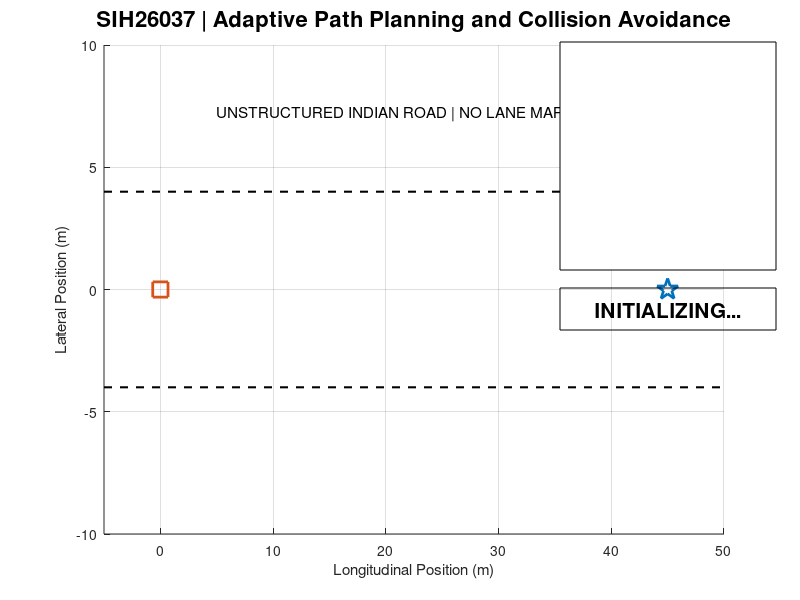

Write the MATLAB code that produced this figure. (Note: this script raises an error after producing the figure.)
%% ================================================================
%  SIH26037 - ADAPTIVE PATH PLANNING & COLLISION AVOIDANCE
%  FINAL SIH DEMONSTRATION
%
%  Scenario:
%  Sudden Cattle Crossing on an Unstructured Indian Road
%
%  Pipeline:
%  Sensor Simulation
%       -> Sensor Fusion
%       -> Prediction
%       -> TTC / Risk
%       -> Decision
%       -> Adaptive Path Planning
%       -> Vehicle Control
%       -> Vehicle Motion
%
%  This is a MATLAB software-in-the-loop prototype.
% ================================================================

clear;
clc;
close all;

%% ===================== SCENARIO SETTINGS =========================

simulationTime = 18;
dt = 0.05;
time = 0:dt:simulationTime;

% Road
roadWidth = 8;
goalX = 45;
goalY = 0;

% Ego vehicle
egoX = 0;
egoY = 0;
egoYaw = 0;
egoSpeed = 3.5;

vehicleLength = 3.8;
vehicleWidth = 1.8;

% Safety
safetyDistance = 2.5;
safetyMargin = 1.0;
minimumSafeDistance = safetyDistance + safetyMargin;

% Sensor ranges
cameraRange = 25;
lidarRange = 30;
radarRange = 35;

% TTC thresholds
warningTTC = 5.0;
dangerTTC = 1.5;

% Planning
replanningInterval = 0.5;
lastReplanTime = -inf;

candidateOffsets = [-3.5 -2 0 2 3.5];

%% ===================== METRICS ================================

replanningCount = 0;
collisionDetected = false;
goalReached = false;

minimumDistance = inf;
maximumRisk = 0;

speedHistory = [];
riskHistory = [];
distanceHistory = [];

previousMode = "CRUISE";

%% ===================== FIGURE ================================

fig = figure( ...
    'Name','SIH26037 - Adaptive Autonomous Driving Demo', ...
    'NumberTitle','off', ...
    'Color','w');

set(fig,'Position',[80 80 1400 780]);

ax = axes(fig);
hold(ax,'on');
grid(ax,'on');

xlim(ax,[-5 goalX+5]);
ylim(ax,[-10 10]);

xlabel(ax,'Longitudinal Position (m)');
ylabel(ax,'Lateral Position (m)');

title(ax, ...
    'SIH26037 | Adaptive Path Planning and Collision Avoidance', ...
    'FontSize',16);

%% ===================== ROAD ====================================

plot(ax,[-5 goalX+5], ...
    [roadWidth/2 roadWidth/2], ...
    'k--','LineWidth',1.5);

plot(ax,[-5 goalX+5], ...
    [-roadWidth/2 -roadWidth/2], ...
    'k--','LineWidth',1.5);

% No lane markings intentionally
text(ax,5,7.2,...
    'UNSTRUCTURED INDIAN ROAD | NO LANE MARKINGS',...
    'FontSize',11);

% Goal
plot(ax,goalX,goalY,'p',...
    'MarkerSize',16,...
    'LineWidth',2);

text(ax,goalX-1.5,1.2,'GOAL',...
    'FontWeight','bold');

%% ===================== VEHICLE GRAPHICS =========================

egoPlot = plot(ax,egoX,egoY,'s',...
    'MarkerSize',11,...
    'LineWidth',2);

plannedPathPlot = plot(ax,nan,nan,...
    'LineWidth',2);

predictionPlot = plot(ax,nan,nan,...
    '--','LineWidth',1.5);

%% ===================== OBJECT GRAPHICS ==========================

% Cattle
cattlePlot = plot(ax,nan,nan,'o',...
    'MarkerSize',12,...
    'LineWidth',2);

% Other road users
carPlot = plot(ax,nan,nan,'s',...
    'MarkerSize',9,...
    'LineWidth',1.5);

autoPlot = plot(ax,nan,nan,'d',...
    'MarkerSize',9,...
    'LineWidth',1.5);

pedPlot = plot(ax,nan,nan,'^',...
    'MarkerSize',9,...
    'LineWidth',1.5);

%% ===================== HUD =====================================

hud = annotation(fig,'textbox',...
    [0.70 0.55 0.27 0.38],...
    'String','',...
    'FitBoxToText','off',...
    'BackgroundColor','w',...
    'EdgeColor','k',...
    'FontSize',11);

statusText = annotation(fig,'textbox',...
    [0.70 0.45 0.27 0.07],...
    'String','INITIALIZING...',...
    'FitBoxToText','off',...
    'HorizontalAlignment','center',...
    'FontSize',15,...
    'FontWeight','bold');

%% ===================== MAIN SIMULATION ==========================

for k = 1:length(time)

    t = time(k);

    %% ------------------------------------------------------------
    % 1. ROAD USERS / ENVIRONMENT
    % ------------------------------------------------------------

    % Slow vehicle ahead
    carX = 17 - 0.10*t;
    carY = 0.8;
    carVx = -0.10;
    carVy = 0;

    % Auto on roadside
    autoX = 25 - 0.05*t;
    autoY = 5.0;
    autoVx = -0.05;
    autoVy = 0;

    % Pedestrian
    pedX = 29;
    pedY = -6 + 0.10*t;
    pedVx = 0;
    pedVy = 0.10;

    %% ------------------------------------------------------------
    % 2. SUDDEN CATTLE CROSSING
    % ------------------------------------------------------------

    % Before t=5 cattle remains near roadside.
    % After t=5 it suddenly crosses the vehicle path.

    if t < 5

        cattleX = 19;
        cattleY = 5.5;

        cattleVx = 0;
        cattleVy = 0;

    else

        cattleX = 19 - 0.15*(t-5);
        cattleY = 5.5 - 0.75*(t-5);

        cattleVx = -0.15;
        cattleVy = -0.75;

    end

    %% ------------------------------------------------------------
    % 3. GROUND TRUTH OBJECT MATRIX
    % [x y vx vy]
    % ------------------------------------------------------------

    objects = [
        carX    carY    carVx    carVy;
        autoX   autoY   autoVx   autoVy;
        pedX    pedY    pedVx    pedVy;
        cattleX cattleY cattleVx cattleVy
    ];

    %% ------------------------------------------------------------
    % 4. SIMULATED CAMERA / LIDAR / RADAR
    % ------------------------------------------------------------

    cameraNoise = 0.25;
    lidarNoise = 0.10;
    radarVelocityNoise = 0.08;

    cameraMeasurements = objects;

    cameraMeasurements(:,1:2) = ...
        objects(:,1:2) + ...
        cameraNoise*randn(size(objects(:,1:2)));

    lidarMeasurements = objects;

    lidarMeasurements(:,1:2) = ...
        objects(:,1:2) + ...
        lidarNoise*randn(size(objects(:,1:2)));

    radarMeasurements = objects;

    radarMeasurements(:,3:4) = ...
        objects(:,3:4) + ...
        radarVelocityNoise*randn(size(objects(:,3:4)));

    %% ------------------------------------------------------------
    % 5. SENSOR FUSION
    % ------------------------------------------------------------

    fusedObjects = zeros(size(objects));

    fusedObjects(:,1:2) = ...
        0.5*cameraMeasurements(:,1:2) + ...
        0.5*lidarMeasurements(:,1:2);

    fusedObjects(:,3:4) = ...
        radarMeasurements(:,3:4);

    %% ------------------------------------------------------------
    % 6. MULTI-STEP PREDICTION
    % ------------------------------------------------------------

    predictionHorizon = 3;

    predictedCattleX = zeros(1,predictionHorizon);
    predictedCattleY = zeros(1,predictionHorizon);

    for p = 1:predictionHorizon

        predictedCattleX(p) = ...
            fusedObjects(4,1) + ...
            fusedObjects(4,3)*p;

        predictedCattleY(p) = ...
            fusedObjects(4,2) + ...
            fusedObjects(4,4)*p;

    end

    %% ------------------------------------------------------------
    % 7. TTC + RISK ANALYSIS
    % ------------------------------------------------------------

    TTC = inf;
    routeBlocked = false;
    cautionCondition = false;

    currentMinimumDistance = inf;

    objectRiskValues = zeros(4,1);

    for i = 1:4

        dx = fusedObjects(i,1) - egoX;
        dy = fusedObjects(i,2) - egoY;

        distance = sqrt(dx^2 + dy^2);

        currentMinimumDistance = ...
            min(currentMinimumDistance,distance);

        % Object relative position
        longitudinalDistance = ...
            dx*cos(egoYaw) + dy*sin(egoYaw);

        lateralDistance = ...
            -dx*sin(egoYaw) + dy*cos(egoYaw);

        % Only objects ahead
        objectAhead = longitudinalDistance > 0;

        if objectAhead

            objectForwardVelocity = ...
                fusedObjects(i,3)*cos(egoYaw) + ...
                fusedObjects(i,4)*sin(egoYaw);

            relativeSpeed = egoSpeed - objectForwardVelocity;

            if relativeSpeed > 0.05

                currentTTC = distance / relativeSpeed;

                TTC = min(TTC,currentTTC);

            end

            % Route corridor
            if longitudinalDistance < 15 && ...
                    abs(lateralDistance) < 3

                routeBlocked = true;

            end

        end

        %% Risk

        distanceRisk = 0;

        if distance < 8
            distanceRisk = (8-distance)/8;
        end

        ttcRisk = 0;

        if isfinite(TTC) && TTC < warningTTC

            ttcRisk = ...
                (warningTTC-TTC)/warningTTC;

        end

        objectRiskValues(i) = ...
            0.6*distanceRisk + ...
            0.4*ttcRisk;

    end

    riskScore = max(objectRiskValues);

    maximumRisk = max(maximumRisk,riskScore);

    %% ------------------------------------------------------------
    % 8. UNCERTAINTY-AWARE RISK
    % ------------------------------------------------------------

    % Cattle has higher uncertainty because its movement is
    % less predictable than a lane-following vehicle.

    cattleUncertainty = 2.0;

    if routeBlocked

        uncertaintyRisk = ...
            min(cattleUncertainty/5,0.4);

        riskScore = ...
            min(1,riskScore + 0.2*uncertaintyRisk);

    end

    %% ------------------------------------------------------------
    % 9. BEHAVIOR DECISION
    % ------------------------------------------------------------

    if t > 17 || ...
            sqrt((goalX-egoX)^2 + ...
                 (goalY-egoY)^2) < 1

        behavior = "GOAL REACHED";

    elseif TTC < dangerTTC

        behavior = "EMERGENCY";

    elseif routeBlocked

        behavior = "AVOID";

    elseif TTC < warningTTC || riskScore > 0.35

        behavior = "CAUTION";

    else

        behavior = "CRUISE";

    end

    %% ------------------------------------------------------------
    % 10. ADAPTIVE PATH PLANNING
    % ------------------------------------------------------------

    % Default nominal path
    selectedOffset = 0;

    selectedCost = inf;

    selectedX = [];
    selectedY = [];

    candidateForward = linspace(0,15,31);

    if behavior == "EMERGENCY"

        selectedX = egoX*ones(size(candidateForward));
        selectedY = egoY*ones(size(candidateForward));

        selectedCost = 999;

    elseif behavior == "AVOID"

        for c = 1:length(candidateOffsets)

            offset = candidateOffsets(c);

            candidateX = ...
                egoX + candidateForward;

            candidateY = ...
                egoY + ...
                offset*sin(pi*candidateForward/15);

            minimumCandidateDistance = inf;

            %% Check candidate against all predicted objects

            for i = 1:4

                for p = 1:length(candidateForward)

                    futureTime = ...
                        candidateForward(p)/max(egoSpeed,0.1);

                    predictedX = ...
                        fusedObjects(i,1) + ...
                        fusedObjects(i,3)*futureTime;

                    predictedY = ...
                        fusedObjects(i,2) + ...
                        fusedObjects(i,4)*futureTime;

                    d = sqrt( ...
                        (candidateX(p)-predictedX)^2 + ...
                        (candidateY(p)-predictedY)^2);

                    minimumCandidateDistance = ...
                        min(minimumCandidateDistance,d);

                end

            end

            %% Safety constraint

            if minimumCandidateDistance >= minimumSafeDistance

                pathLength = 0;

                for p = 2:length(candidateX)

                    pathLength = pathLength + ...
                        sqrt( ...
                        (candidateX(p)-candidateX(p-1))^2 + ...
                        (candidateY(p)-candidateY(p-1))^2);

                end

                smoothnessCost = ...
                    sum(abs(diff(candidateY,2)));

                riskPenalty = ...
                    max(0,minimumSafeDistance- ...
                    minimumCandidateDistance)*100;

                totalCost = ...
                    pathLength + ...
                    0.5*smoothnessCost + ...
                    riskPenalty + ...
                    0.2*abs(offset);

                if totalCost < selectedCost

                    selectedCost = totalCost;

                    selectedX = candidateX;
                    selectedY = candidateY;

                    selectedOffset = offset;

                end

            end

        end

        %% No safe path
        if isempty(selectedX)

            behavior = "EMERGENCY";

            selectedX = egoX*ones(size(candidateForward));
            selectedY = egoY*ones(size(candidateForward));

            selectedCost = 999;

        else

            replanningCount = replanningCount + 1;

        end

    else

        %% Normal goal-directed route

        selectedX = ...
            linspace(egoX,goalX,31);

        selectedY = ...
            linspace(egoY,goalY,31);

        selectedCost = ...
            sqrt((goalX-egoX)^2 + ...
                 (goalY-egoY)^2);

    end

    %% ------------------------------------------------------------
    % 11. SPEED CONTROL
    % ------------------------------------------------------------

    targetSpeed = 3.5;

    if behavior == "CAUTION"

        targetSpeed = 2.2;

    elseif behavior == "AVOID"

        targetSpeed = 1.8;

    elseif behavior == "EMERGENCY" || ...
            behavior == "GOAL REACHED"

        targetSpeed = 0;

    end

    %% ------------------------------------------------------------
    % 12. PURE PURSUIT STYLE STEERING
    % ------------------------------------------------------------

    if ~isempty(selectedX)

        lookAheadDistance = 3;

        distances = sqrt( ...
            (selectedX-egoX).^2 + ...
            (selectedY-egoY).^2);

        [~,closestIndex] = min(distances);

        lookAheadIndex = closestIndex;

        for j = closestIndex:length(selectedX)

            d = sqrt( ...
                (selectedX(j)-egoX)^2 + ...
                (selectedY(j)-egoY)^2);

            if d >= lookAheadDistance

                lookAheadIndex = j;
                break;

            end

        end

        targetX = selectedX(lookAheadIndex);
        targetY = selectedY(lookAheadIndex);

        dx = targetX-egoX;
        dy = targetY-egoY;

        localX = ...
            cos(egoYaw)*dx + ...
            sin(egoYaw)*dy;

        localY = ...
            -sin(egoYaw)*dx + ...
            cos(egoYaw)*dy;

        distance = sqrt(localX^2 + localY^2);

        if distance > 0.1

            curvature = ...
                2*localY/(distance^2);

        else

            curvature = 0;

        end

        wheelbase = 2.5;

        steeringAngle = ...
            atan(wheelbase*curvature);

        maximumSteering = ...
            30*pi/180;

        steeringAngle = ...
            max(-maximumSteering,...
            min(maximumSteering,steeringAngle));

    else

        steeringAngle = 0;

    end

    %% ------------------------------------------------------------
    % 13. VEHICLE DYNAMICS
    % ------------------------------------------------------------

    if egoSpeed < targetSpeed

        egoSpeed = egoSpeed + 0.8*dt;

    elseif egoSpeed > targetSpeed

        egoSpeed = egoSpeed - 1.5*dt;

    end

    egoSpeed = max(0,min(3.8,egoSpeed));

    wheelbase = 2.5;

    egoX = egoX + ...
        egoSpeed*cos(egoYaw)*dt;

    egoY = egoY + ...
        egoSpeed*sin(egoYaw)*dt;

    egoYaw = egoYaw + ...
        egoSpeed/wheelbase * ...
        tan(steeringAngle)*dt;

    %% ------------------------------------------------------------
    % 14. COLLISION CHECK
    % ------------------------------------------------------------

    for i = 1:4

        d = sqrt( ...
            (egoX-objects(i,1))^2 + ...
            (egoY-objects(i,2))^2);

        minimumDistance = min(minimumDistance,d);

        if d < 2.0

            collisionDetected = true;

        end

    end

    %% ------------------------------------------------------------
    % 15. GOAL CHECK
    % ------------------------------------------------------------

    goalDistance = sqrt( ...
        (goalX-egoX)^2 + ...
        (goalY-egoY)^2);

    if goalDistance < 1.0

        goalReached = true;

    end

    %% ------------------------------------------------------------
    % 16. STORE METRICS
    % ------------------------------------------------------------

    speedHistory(end+1) = egoSpeed;
    riskHistory(end+1) = riskScore;
    distanceHistory(end+1) = currentMinimumDistance;

    %% ------------------------------------------------------------
    % 17. UPDATE GRAPHICS
    % ------------------------------------------------------------

    set(egoPlot,...
        'XData',egoX,...
        'YData',egoY);

    set(plannedPathPlot,...
        'XData',selectedX,...
        'YData',selectedY);

    set(predictionPlot,...
        'XData',predictedCattleX,...
        'YData',predictedCattleY);

    set(cattlePlot,...
        'XData',cattleX,...
        'YData',cattleY);

    set(carPlot,...
        'XData',carX,...
        'YData',carY);

    set(autoPlot,...
        'XData',autoX,...
        'YData',autoY);

    set(pedPlot,...
        'XData',pedX,...
        'YData',pedY);

    %% ------------------------------------------------------------
    % 18. HUD UPDATE
    % ------------------------------------------------------------

    if isinf(TTC)

        ttcDisplay = "INF";

    else

        ttcDisplay = sprintf("%.2f s",TTC);

    end

    hud.String = sprintf([ ...
        'SIH26037 SYSTEM STATUS\n\n' ...
        'Scenario: Sudden Cattle Crossing\n\n' ...
        'Behavior Mode: %s\n' ...
        'Vehicle Speed: %.2f m/s\n' ...
        'TTC: %s\n' ...
        'Risk Score: %.2f\n' ...
        'Minimum Distance: %.2f m\n' ...
        'Selected Offset: %.2f m\n' ...
        'Replanning Events: %d\n\n' ...
        'PERCEPTION\n' ...
        'Camera + LiDAR + Radar\n\n' ...
        'PREDICTION\n' ...
        '3-second trajectory prediction\n\n' ...
        'PLANNING\n' ...
        'Safety-constrained candidate selection'], ...
        behavior,...
        egoSpeed,...
        ttcDisplay,...
        riskScore,...
        minimumDistance,...
        selectedOffset,...
        replanningCount);

    %% Status message

    if behavior == "CRUISE"

        statusText.String = ...
            "CRUISE  |  NOMINAL ROUTE";

    elseif behavior == "CAUTION"

        statusText.String = ...
            "CAUTION  |  RISK DETECTED";

    elseif behavior == "AVOID"

        statusText.String = ...
            "AVOID  |  ADAPTIVE REPLANNING";

    elseif behavior == "EMERGENCY"

        statusText.String = ...
            "EMERGENCY  |  SAFE STOP";

    else

        statusText.String = ...
            "GOAL REACHED";

    end

    %% ------------------------------------------------------------
    % 19. CAMERA FOLLOW
    % ------------------------------------------------------------

    xlim(ax,[max(-5,egoX-8) min(goalX+5,egoX+35)]);

    %% ------------------------------------------------------------
    % 20. LIVE UPDATE
    % ------------------------------------------------------------

    drawnow;

    pause(0.01);

end

%% ================================================================
% FINAL RESULTS
% ================================================================

scenarioCompletion = goalReached;

collisionFree = ~collisionDetected;

averageSpeed = mean(speedHistory);

averageRisk = mean(riskHistory);

if isempty(distanceHistory)

    minimumDistance = NaN;

end

%% ===================== FINAL RESULT WINDOW ======================

fprintf('\n');
fprintf('=====================================================\n');
fprintf('        SIH26037 FINAL SIMULATION RESULTS\n');
fprintf('=====================================================\n');

fprintf('Scenario              : Sudden Cattle Crossing\n');

fprintf('Collision-Free        : %d\n',collisionFree);

fprintf('Goal Reached          : %d\n',scenarioCompletion);

fprintf('Minimum Distance      : %.2f m\n',minimumDistance);

fprintf('Average Speed         : %.2f m/s\n',averageSpeed);

fprintf('Maximum Risk          : %.2f\n',maximumRisk);

fprintf('Replanning Events     : %d\n',replanningCount);

fprintf('Final Position        : (%.2f, %.2f)\n',egoX,egoY);

fprintf('=====================================================\n');

%% ===================== METRICS FIGURE ===========================

figure( ...
    'Name','SIH26037 Performance Metrics',...
    'NumberTitle','off');

tiledlayout(2,2);

nexttile;

plot(time,speedHistory,'LineWidth',2);

grid on;

xlabel('Time (s)');
ylabel('Speed (m/s)');

title('Vehicle Speed');

nexttile;

plot(time,riskHistory,'LineWidth',2);

grid on;

xlabel('Time (s)');
ylabel('Risk Score');

title('Collision Risk');

nexttile;

plot(time,distanceHistory,'LineWidth',2);

hold on;

yline(minimumSafeDistance,'--','Safety Threshold');

grid on;

xlabel('Time (s)');
ylabel('Distance (m)');

title('Minimum Object Distance');

nexttile;

bar([ ...
    double(collisionFree),...
    double(scenarioCompletion),...
    replanningCount/100]);

grid on;

xticklabels({ ...
    'Collision Free',...
    'Goal Reached',...
    'Replanning /100'});

title('Final Performance Summary');

%% ================================================================
% END
% ================================================================
